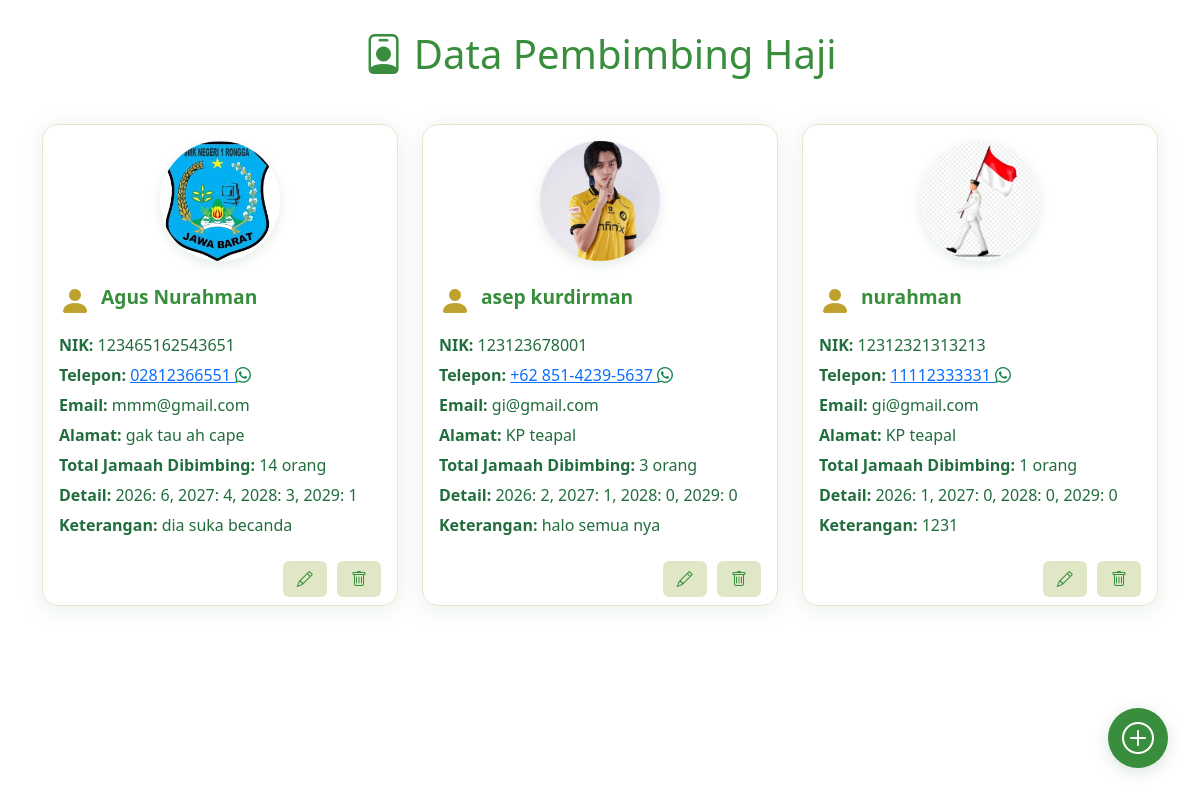
The page /contern/jamaahHaji/pembimbing.php on the database its author committed.
### tables this page shows
CREATE TABLE `pembimbing_haji` (
  `id` int NOT NULL,
  `nama_lengkap` varchar(100) NOT NULL,
  `nik` varchar(30) NOT NULL,
  `telepon` varchar(30) DEFAULT NULL,
  `alamat` varchar(255) DEFAULT NULL,
  `email` varchar(100) DEFAULT NULL,
  `foto` varchar(255) DEFAULT NULL,
  `keterangan` text
);

### contern/jamaahHaji/pembimbing.php (the view, shortened to what this page needs)
<!DOCTYPE html>
<html lang="id">
<head>
    <link rel="stylesheet" href="https://cdn.jsdelivr.net/npm/bootstrap@5.3.7/dist/css/bootstrap.min.css" />
    <link rel="stylesheet" href="https://cdn.jsdelivr.net/npm/bootstrap-icons@1.13.1/font/bootstrap-icons.min.css" />
    <link rel="stylesheet" href="../css/pembimbing.css" />
</head>
<body>
    <div class="header"><i class="bi bi-person-badge"></i> Data Pembimbing Haji</div>
    <a href="tambahPembimbing.php" class="floating-add-btn" title="Tambah Pembimbing">
        <i class="bi bi-plus-circle"></i>
    </a>
    <div class="container">
        <div class="row">
            <?php
            include '../../backend/database.php';
            $sql = "SELECT * FROM pembimbing_haji";
            $tampil = $conn->query($sql);
            while ($data = mysqli_fetch_assoc($tampil)) {
            ?>
                <div class="col-md-6 col-lg-4">
                    <div class="card card-pembimbing">
                        <div class="card-body text-start">
                            <div class="text-center mb-3">
                                <img src="../../uploads/<?php echo $data['foto']; ?>" alt="Foto Pembimbing" class="foto-pembimbing">
                            </div>
                            <div class="d-flex align-items-center mb-2">
                                <span class="card-icon"><i class="bi bi-person-fill"></i></span>
                                <span class="card-title"><?php echo $data['nama_lengkap']; ?></span>
                            </div>
                            <div class="card-text"><strong>NIK:</strong> <?php echo $data['nik']; ?></div>
                            <div class="card-text"><strong>Telepon:</strong> <a href="whatsapp://send?phone=<?php echo preg_replace('/[^0-9]/', '', $data['telepon']); ?>&text=Halo%20Pembimbing%20Haji%2C%20ini%20dari%20tim%20kami.%20Mohon%20konfirmasi%20kehadiran%20Anda%20dalam%20waktu%2024%20jam%20atau%20data%20akan%20dihapus%20dari%20sistem." title="Hubungi via WhatsApp"><?php echo $data['telepon']; ?> <i class="bi bi-whatsapp text-success"></i></a></div>
                            <div class="card-text"><strong>Email:</strong> <?php echo $data['email']; ?></div>
                            <div class="card-text"><strong>Alamat:</strong> <?php echo $data['alamat']; ?></div>
                            <?php
                            $id_pembimbing = $data['id'];
                            $sql_count_2026 = "SELECT COUNT(*) as total FROM jamaah_haji WHERE id_pembimbing = $id_pembimbing";
                            $result_2026 = $conn->query($sql_count_2026);
                            $count_2026 = $result_2026->fetch_assoc()['total'];
                            $sql_count_2027 = "SELECT COUNT(*) as total FROM jamaah_2027 WHERE id_pembimbing = $id_pembimbing";
                            $result_2027 = $conn->query($sql_count_2027);
                            $count_2027 = $result_2027->fetch_assoc()['total'];
                            $sql_count_2028 = "SELECT COUNT(*) as total FROM jamaah_2028 WHERE id_pembimbing = $id_pembimbing";
                            $result_2028 = $conn->query($sql_count_2028);
                            $count_2028 = $result_2028->fetch_assoc()['total'];
                            $sql_count_2029 = "SELECT COUNT(*) as total FROM jamaah_2029 WHERE id_pembimbing = $id_pembimbing";
                            $result_2029 = $conn->query($sql_count_2029);
                            $count_2029 = $result_2029->fetch_assoc()['total'];
                            $total_jamaah = $count_2026 + $count_2027 + $count_2028 + $count_2029;
                            ?>
                            <div class="card-text"><strong>Total Jamaah Dibimbing:</strong> <?php echo $total_jamaah; ?> orang</div>
                            <div class="card-text small">
                                <strong>Detail:</strong> 2026: <?php echo $count_2026; ?>, 2027: <?php echo $count_2027; ?>, 2028: <?php echo $count_2028; ?>, 2029: <?php echo $count_2029; ?>
                            </div>
                            <div class="card-text"><strong>Keterangan:</strong> <?php echo $data['keterangan']; ?></div>
                        </div>
                        <div class="card-footer">
                            <a href='editPembimbing.php?id=<?php echo $data['id']; ?>' class="edit-btn"><i class="bi bi-pencil"></i></a>
                            <a href='../../backend/query/hapusPembimbing.php?id=<?php echo $data['id']; ?>' class="hapus-btn"
                                onclick="return confirm('Yakin ingin menghapus data ini?')" title="Hapus">
                                <i class="bi bi-trash"></i>
                            </a>
                        </div>
                    </div>
                </div>
            <?php }
            ?>
        </div>
    </div>
</body>
</html>

### contern/css/pembimbing.css (style rules this page uses)
body { background: url('https://images.pexels.com/photos/2291789/pexels-photo-2291789.jpeg') no-repeat center center fixed; background-size: cover; font-family: 'Segoe UI', sans-serif; color: #226d3d; }
.header { background: rgba(255, 255, 255, 0.15); color: #388e3c; text-align: center; padding: 24px 0 10px 0; font-size: 2.5rem; margin-bottom: 30px; border-radius: 0 0 18px 18px; box-shadow: none; }
.floating-add-btn { position: fixed; bottom: 32px; right: 32px; z-index: 100; background-color: #388e3c; color: #fff; border-radius: 50%; width: 60px; height: 60px; display: flex; align-items: center; justify-content: center; box-shadow: 0 4px 16px rgba(34, 109, 61, 0.18); font-size: 2rem; border: none; transition: background 0.2s; }
.card-pembimbing { border-radius: 16px; box-shadow: 0 4px 24px rgba(34, 109, 61, 0.10); margin-bottom: 24px; background: rgba(255, 255, 255, 0.85); border: 1px solid #e0e7c7; }
.card-title { color: #388e3c; font-weight: bold; font-size: 1.2rem; }
.card-icon { font-size: 2rem; color: #bfa22e; margin-right: 10px; }
.card-text { color: #226d3d; font-size: 1rem; margin-bottom: 6px; }
.card-footer { background: none; border-top: none; text-align: right; }
.edit-btn, .hapus-btn { background-color: #e0e7c7; color: #388e3c; border: none; border-radius: 6px; padding: 6px 14px; margin-left: 6px; font-weight: 500; transition: 0.2s; text-decoration: none; display: inline-block; }
.foto-pembimbing { width: 120px; height: 120px; border-radius: 50%; object-fit: cover; box-shadow: 0 4px 12px rgba(34, 109, 61, 0.12); margin-bottom: 16px; display: block; margin-left: auto; margin-right: auto; }

### rows shown on the page
pembimbing_haji: foto (picture), nama_lengkap "Agus Nurahman", nik "123465162543651", telepon "02812366551", email "mmm@gmail.com", alamat "gak tau ah cape", total_jamaah "14", count_2026 "6", count_2027 "4", count_2028 "3", count_2029 "1", keterangan "dia suka becanda"
pembimbing_haji: foto (picture), nama_lengkap "asep kurdirman", nik "123123678001", telepon "+62 851-4239-5637", email "gi@gmail.com", alamat "KP teapal", total_jamaah "3", count_2026 "2", count_2027 "1", count_2028 "0", count_2029 "0", keterangan "halo semua nya"
pembimbing_haji: foto (picture), nama_lengkap "nurahman", nik "12312321313213", telepon "11112333331", email "gi@gmail.com", alamat "KP teapal", total_jamaah "1", count_2026 "1", count_2027 "0", count_2028 "0", count_2029 "0", keterangan "1231"
